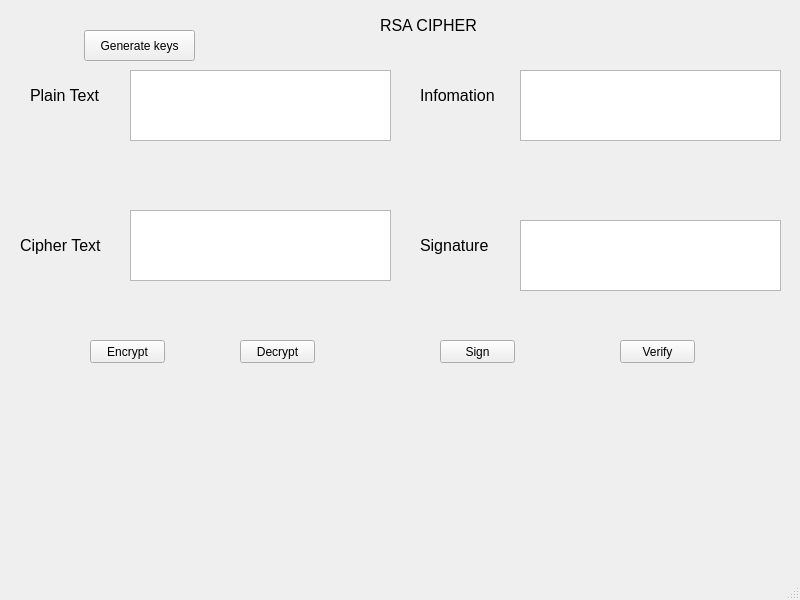
<?xml version="1.0" encoding="UTF-8"?>
<ui version="4.0">
 <class>MainWindow</class>
 <widget class="QMainWindow" name="MainWindow">
  <property name="geometry">
   <rect>
    <x>0</x>
    <y>0</y>
    <width>800</width>
    <height>600</height>
   </rect>
  </property>
  <property name="windowTitle">
   <string>MainWindow</string>
  </property>
  <widget class="QWidget" name="centralwidget">
   <widget class="QLabel" name="label">
    <property name="geometry">
     <rect>
      <x>30</x>
      <y>80</y>
      <width>101</width>
      <height>31</height>
     </rect>
    </property>
    <property name="font">
     <font>
      <pointsize>12</pointsize>
      <weight>50</weight>
      <bold>false</bold>
     </font>
    </property>
    <property name="text">
     <string>Plain Text</string>
    </property>
   </widget>
   <widget class="QLabel" name="label_2">
    <property name="geometry">
     <rect>
      <x>420</x>
      <y>230</y>
      <width>101</width>
      <height>31</height>
     </rect>
    </property>
    <property name="font">
     <font>
      <pointsize>12</pointsize>
      <weight>50</weight>
      <bold>false</bold>
     </font>
    </property>
    <property name="text">
     <string>Signature</string>
    </property>
   </widget>
   <widget class="QLabel" name="label_3">
    <property name="geometry">
     <rect>
      <x>420</x>
      <y>80</y>
      <width>101</width>
      <height>31</height>
     </rect>
    </property>
    <property name="font">
     <font>
      <pointsize>12</pointsize>
      <weight>50</weight>
      <bold>false</bold>
     </font>
    </property>
    <property name="text">
     <string>Infomation</string>
    </property>
   </widget>
   <widget class="QLabel" name="label_4">
    <property name="geometry">
     <rect>
      <x>20</x>
      <y>230</y>
      <width>101</width>
      <height>31</height>
     </rect>
    </property>
    <property name="font">
     <font>
      <pointsize>12</pointsize>
      <weight>50</weight>
      <bold>false</bold>
     </font>
    </property>
    <property name="text">
     <string>Cipher Text</string>
    </property>
   </widget>
   <widget class="QTextEdit" name="txt_plain_text">
    <property name="geometry">
     <rect>
      <x>130</x>
      <y>70</y>
      <width>261</width>
      <height>71</height>
     </rect>
    </property>
   </widget>
   <widget class="QTextEdit" name="txt_cipher_text">
    <property name="geometry">
     <rect>
      <x>130</x>
      <y>210</y>
      <width>261</width>
      <height>71</height>
     </rect>
    </property>
   </widget>
   <widget class="QTextEdit" name="txt_info">
    <property name="geometry">
     <rect>
      <x>520</x>
      <y>70</y>
      <width>261</width>
      <height>71</height>
     </rect>
    </property>
   </widget>
   <widget class="QTextEdit" name="txt_sign">
    <property name="geometry">
     <rect>
      <x>520</x>
      <y>220</y>
      <width>261</width>
      <height>71</height>
     </rect>
    </property>
   </widget>
   <widget class="QPushButton" name="btn_encrypt">
    <property name="geometry">
     <rect>
      <x>90</x>
      <y>340</y>
      <width>75</width>
      <height>23</height>
     </rect>
    </property>
    <property name="text">
     <string>Encrypt</string>
    </property>
   </widget>
   <widget class="QPushButton" name="btn_decrypt">
    <property name="geometry">
     <rect>
      <x>240</x>
      <y>340</y>
      <width>75</width>
      <height>23</height>
     </rect>
    </property>
    <property name="text">
     <string>Decrypt</string>
    </property>
   </widget>
   <widget class="QPushButton" name="btn_sign">
    <property name="geometry">
     <rect>
      <x>440</x>
      <y>340</y>
      <width>75</width>
      <height>23</height>
     </rect>
    </property>
    <property name="text">
     <string>Sign</string>
    </property>
   </widget>
   <widget class="QPushButton" name="btn_verify">
    <property name="geometry">
     <rect>
      <x>620</x>
      <y>340</y>
      <width>75</width>
      <height>23</height>
     </rect>
    </property>
    <property name="text">
     <string>Verify</string>
    </property>
   </widget>
   <widget class="QLabel" name="label_5">
    <property name="geometry">
     <rect>
      <x>380</x>
      <y>10</y>
      <width>101</width>
      <height>31</height>
     </rect>
    </property>
    <property name="font">
     <font>
      <pointsize>12</pointsize>
      <weight>50</weight>
      <bold>false</bold>
     </font>
    </property>
    <property name="text">
     <string>RSA CIPHER</string>
    </property>
   </widget>
   <widget class="QPushButton" name="btn_gen_keys">
    <property name="geometry">
     <rect>
      <x>84</x>
      <y>30</y>
      <width>111</width>
      <height>31</height>
     </rect>
    </property>
    <property name="text">
     <string>Generate keys</string>
    </property>
   </widget>
  </widget>
  <widget class="QMenuBar" name="menubar">
   <property name="geometry">
    <rect>
     <x>0</x>
     <y>0</y>
     <width>800</width>
     <height>21</height>
    </rect>
   </property>
  </widget>
  <widget class="QStatusBar" name="statusbar"/>
 </widget>
 <resources/>
 <connections/>
</ui>
